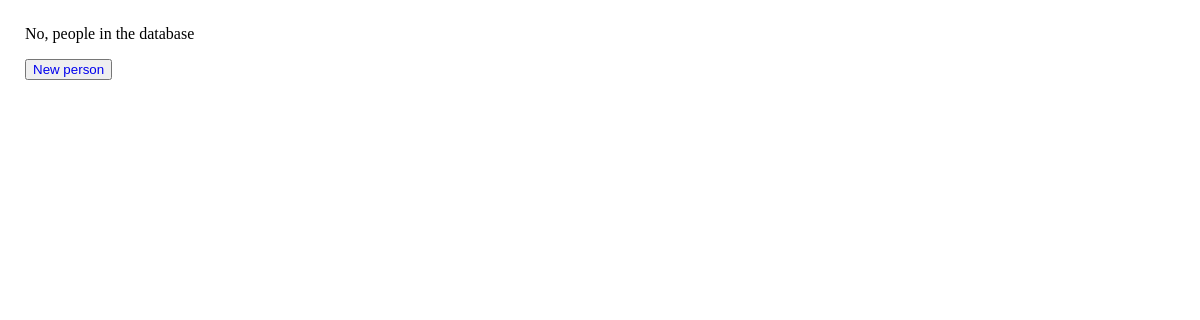
/, run on an earlier commit of the app's database.
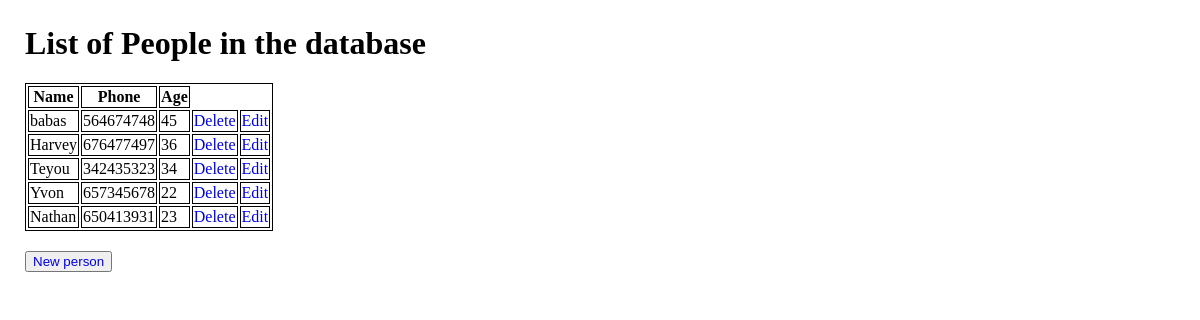
And on a later commit of the database.
### crud/models.py (models this page shows)
class Person(models.Model):
    name = models.CharField(max_length=200)
    phone = models.CharField(max_length=15)
    age = models.IntegerField()

### crud/views.py (the view)
# urls.py: url(r'^$', 'crud.views.index', name='index'),
def index(request):
    people = Person.objects.all();
    return render_to_response('crud/index.html',{'people':people})

### crud/templates/crud/index.html
{% extends "crud/base.html" %}
{% block content %}
    {% if people %}
        <h1>List of People in the database</h1>
        <table>
            <tr>
                <th>Name</th>
                <th>Phone</th>
                <th>Age</th>
            </tr>
        {% for person in people %}
            <tr>
                <td>{{ person.name }}</td>
                <td>{{ person.phone }}</td>
                <td>{{ person.age }}</td>
                <td><a href="/delete/{{ person.id }}">Delete</a></td>
                <td><a href="/edit/{{ person.id }}">Edit</a></td>
            </tr>
        {% endfor %}
        </table>
    {% else %}
    <p>No, people in the database</p>
    {% endif %}
    <button type="button"><a href="/insert">New person</a></button>
{% endblock %}

### crud/templates/crud/base.html (shortened to what this page needs)
<html>
    <head>
    </head>
    <body>
        {% block content %}
        {% endblock %}
    </body>
</html>

### crud/templates/crud/base.html (style rules this page uses)
table, th, td { border: 1px solid black; }
table { margin-bottom: 20px; }
body { margin: 25px; }
a { text-decoration: none }

What changed in the data, as far as the page shows it:
added Person: name "babas", phone "564674748", age "45"
added Person: name "Harvey", phone "676477497", age "36"
added Person: name "Teyou", phone "342435323", age "34"
added Person: name "Yvon", phone "657345678", age "22"
added Person: name "Nathan", phone "650413931", age "23"
Also different on the page:
text no longer shown: "No, people in the database"
text now shown: "List of People in the database Name Phone Age"
